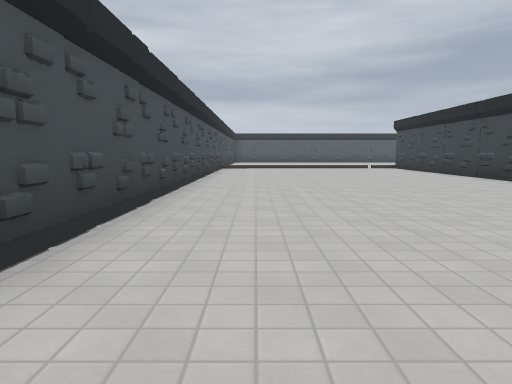
view 1 (above)

24 first-person views from a walk through a Godot game level. The camera is 1.2 m above the floor, tilts 6° down and sees 70° across. The floor is counted in squares, 2 m on a side. Each view is taken from the middle of a square. On the plan, view 1 faces up. The plan holds only what a view shows up to about 10 squares ahead; the rest is blank. The place goes on beyond the plan. Characters and animated objects are not drawn. Some surface patterns are stand-ins.

view 2
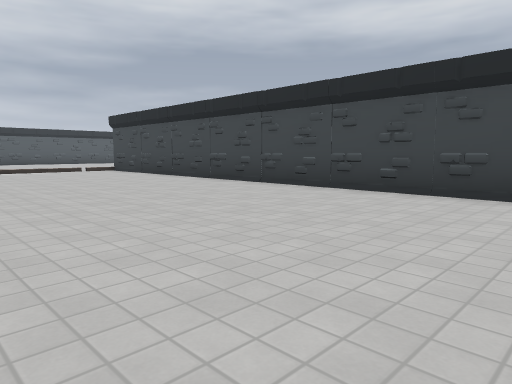

view 3
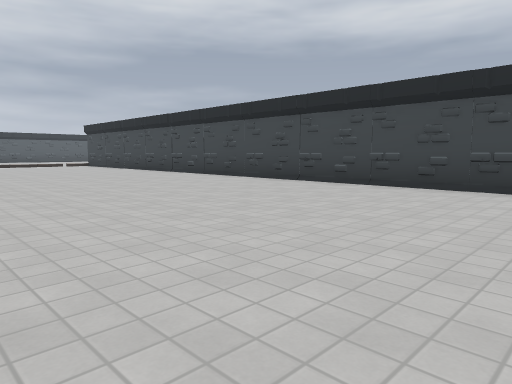

view 4
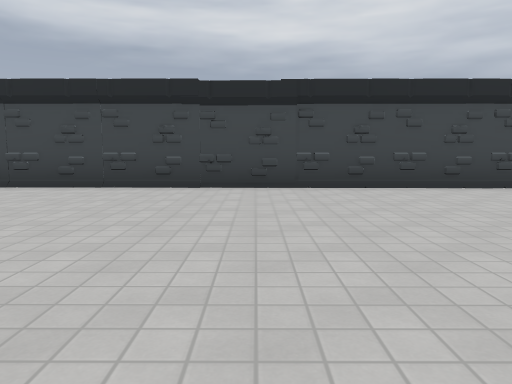

view 5
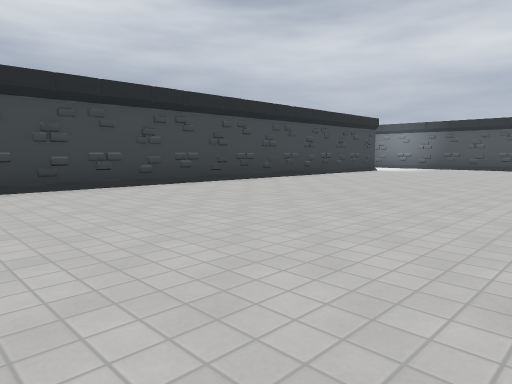

view 6
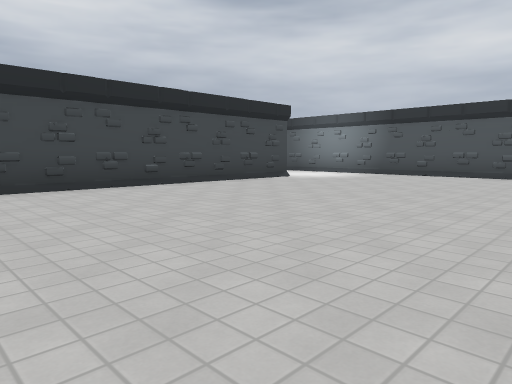

view 7
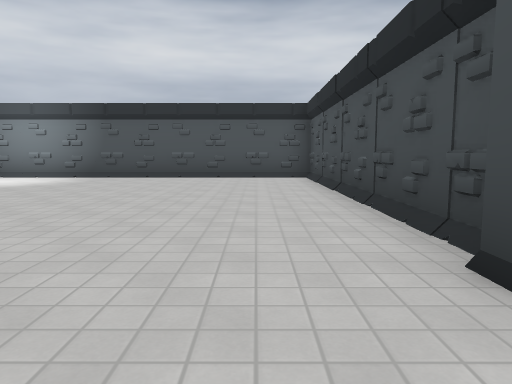

view 8
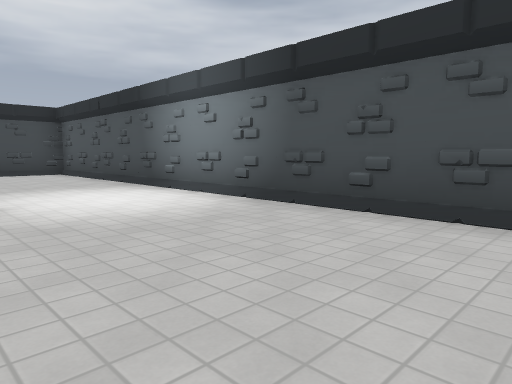

view 9
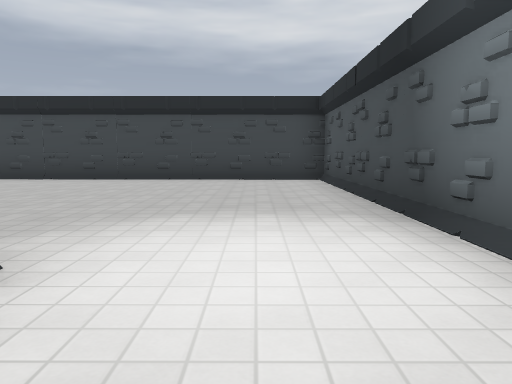

view 10
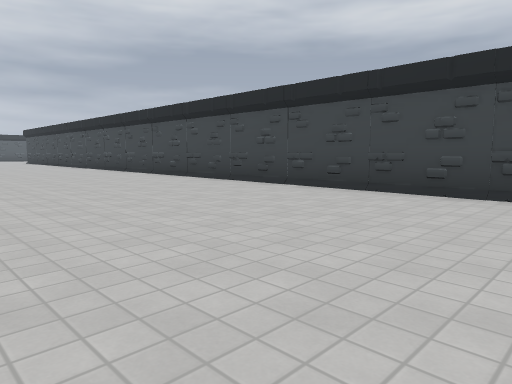

view 11
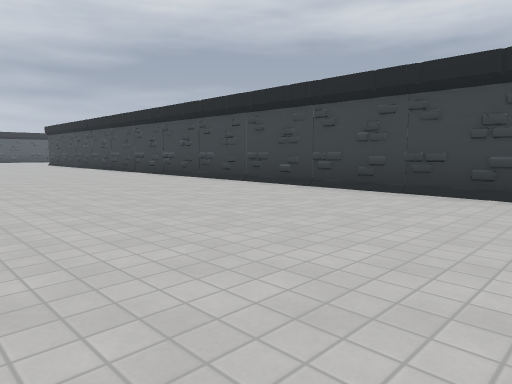

view 12
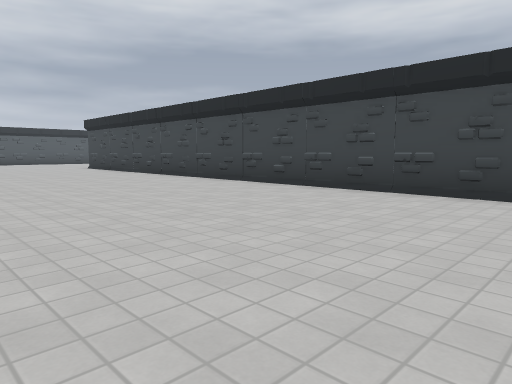

view 13
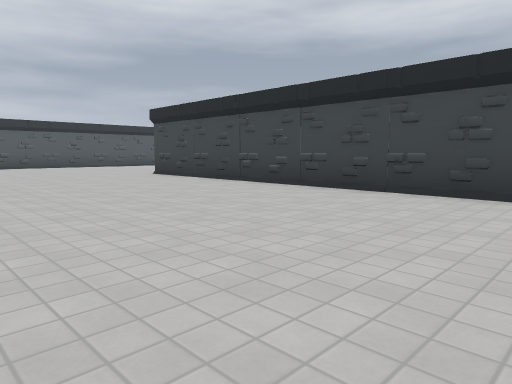

view 14
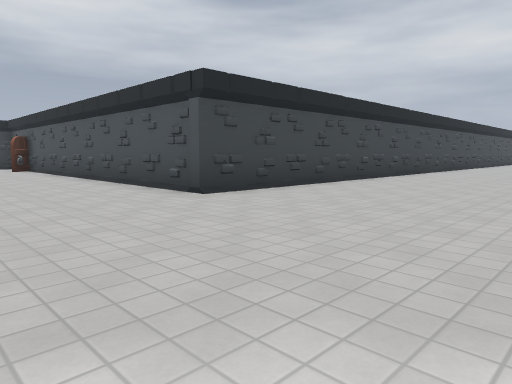

view 15
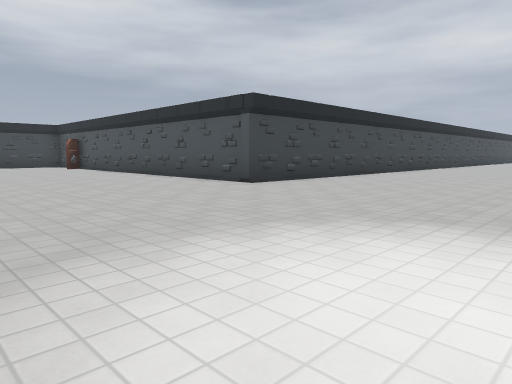

view 16
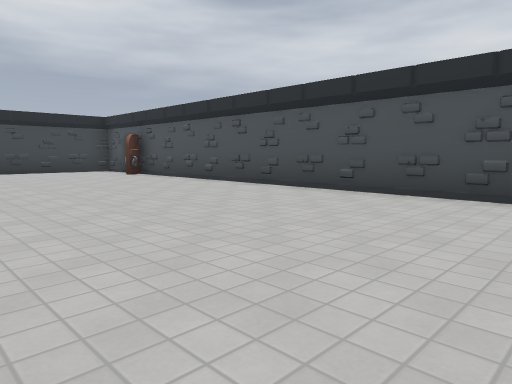

view 17
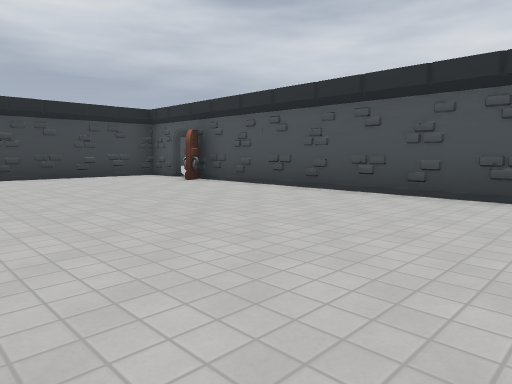

view 18
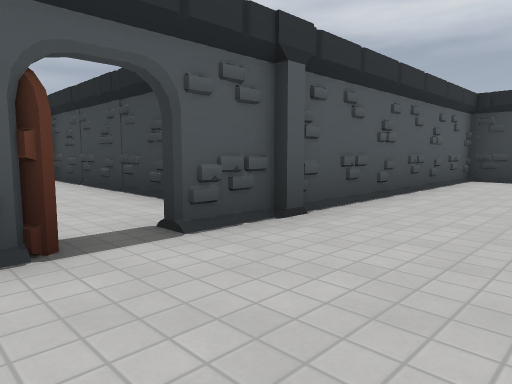

view 19
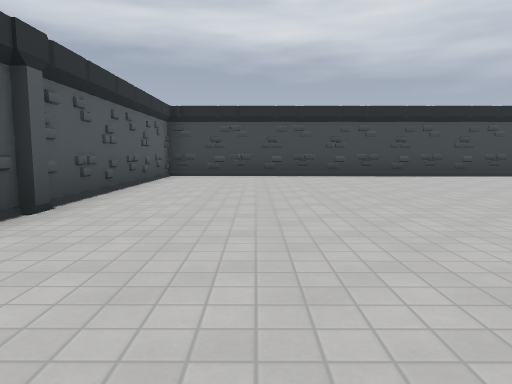

view 20
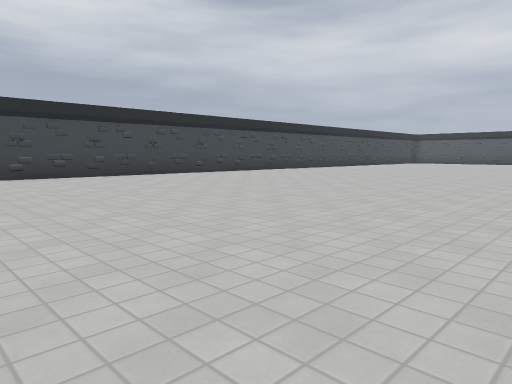

view 21
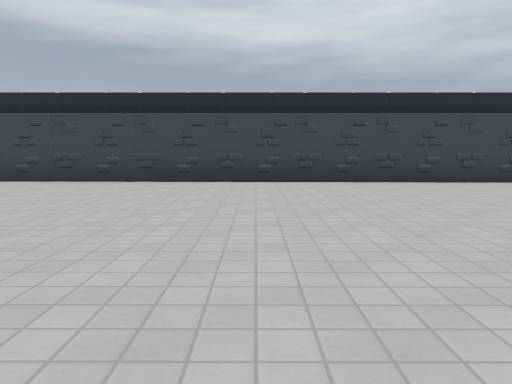

view 22
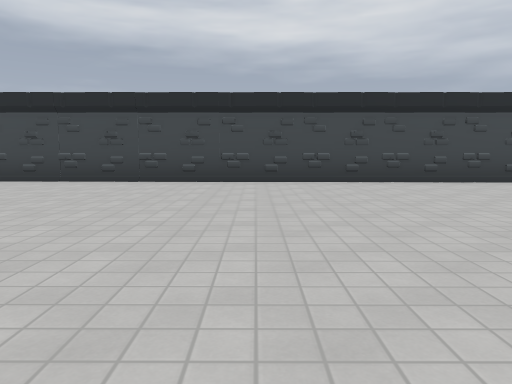

view 23
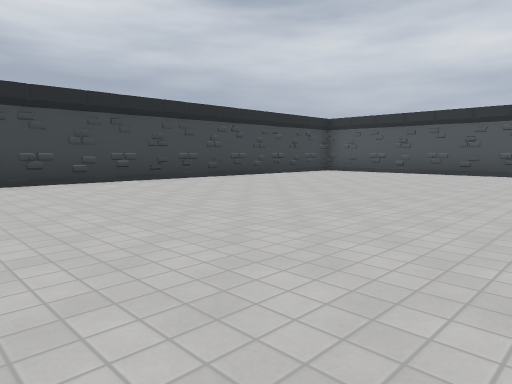

view 24
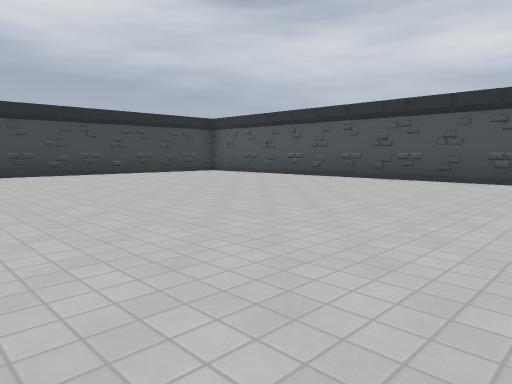

### Floor plan
Points are (right, up) in squares from view 1. A wall is a line through its corners. A room is listed if a view was taken in it or the views show most of it. See-through windows are left out.
Room 1 (views 1, 2, 3, 4, 5, 6, 7, 8, 9, 10, 11, 12, 13, 14, 15, 16, 17)
walls: (12.4, 0.9) (12.5, 7.6) (22.4, 7.6); (-1.2, 2.4) (-1.2, 1.9); (-1.3, -11.6) (-1.4, -19.6) (12.4, -19.6) (12.7, 5.8); (-1.3, 10) (-1.4, 1.9); (5.3, -16.7) (5.6, 10.8); (6.6, -19.6) (6.9, -19.1); (24.6, 8.3) (24.6, 13.5)
ways out: opening at (23, 8) to room 2
Room 2 (views 18, 19, 20, 21, 22, 23, 24)
walls: (30.7, -14.6) (31, 7.3) (23.5, 7.3); (22.4, 7.6) (22, 8.2); (21.5, -19.6) (25.8, -19.6)
ways out: opening at (23, 8) to room 1

Where each view was taken, in squares from view 1:
view 1: 0 up, 0 right, facing up
view 2: 2 up, 0 right, facing up-right
view 3: 3 down, 1 left, facing up-right
view 4: 4 down, 1 left, facing right
view 5: 4 down, 1 left, facing down-right
view 6: 9 down, 1 left, facing down-right
view 7: 10 down, 0 right, facing down
view 8: 16 down, 1 right, facing down-right
view 9: 18 down, 4 right, facing right
view 10: 16 down, 7 right, facing up-right
view 11: 12 down, 7 right, facing up-right
view 12: 7 down, 7 right, facing up-right
view 13: 2 down, 7 right, facing up-right
view 14: 11 up, 8 right, facing down-right
view 15: 13 up, 7 right, facing down-right
view 16: 13 up, 12 right, facing down-right
view 17: 13 up, 15 right, facing down-right
view 18: 5 up, 22 right, facing up-right
view 19: 5 up, 21 right, facing right
view 20: 5 up, 21 right, facing down-right
view 21: 2 down, 23 right, facing right
view 22: 7 down, 23 right, facing right
view 23: 8 down, 23 right, facing down-right
view 24: 11 down, 20 right, facing down-right
